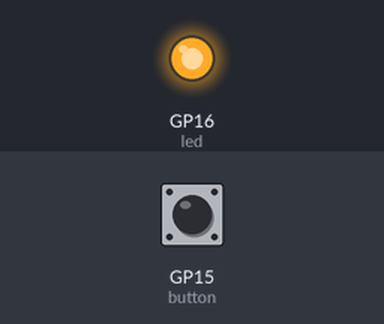
Simulated run of this program. Board: Raspberry Pi Pico running MicroPython. Parts: output pins drawn as LEDs (lit = HIGH). The test bench sets the inputs (shaded band); at power-on: GP15 (button) LOW. Random numbers come from a fixed seed.

Above: at 0.1 s.
At 2.3 s:
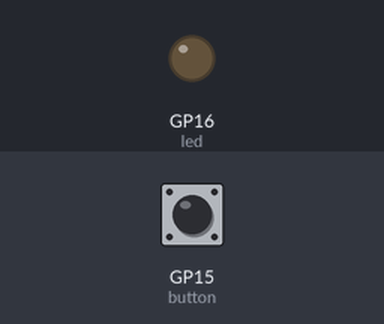
Timing chart, 0 to 3.8 s (numbered marks = the images above):
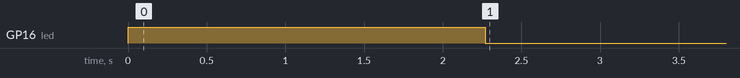

The program:

SB_IRQ_PinID.py
```python
'''
https://shop.sb-components.co.uk/blogs/posts/raspberry-pi-pico-reaction-game
identifies the pinof the pushbuttonm and all info
'''

import machine

import utime

import urandom
timer_start = 0
pressed = False

led = machine.Pin(16, machine.Pin.OUT)

button = machine.Pin(15, machine.Pin.IN,machine.Pin.PULL_DOWN)
pressed = False
def button_handler(pin):
    #global pressed
    button.irq(handler = None)
    '''
    if  pressed == False:
        pressed=True
        print("HI")'''
    print(pin)
led.value(1)

utime.sleep(urandom.uniform(2, 4))

led.value(0)
button.irq(trigger=machine.Pin.IRQ_RISING,handler=button_handler)
```

Measured:
- by itself, GP16 (led): LOW → HIGH at 0.00 s, → LOW 2.3 s later
